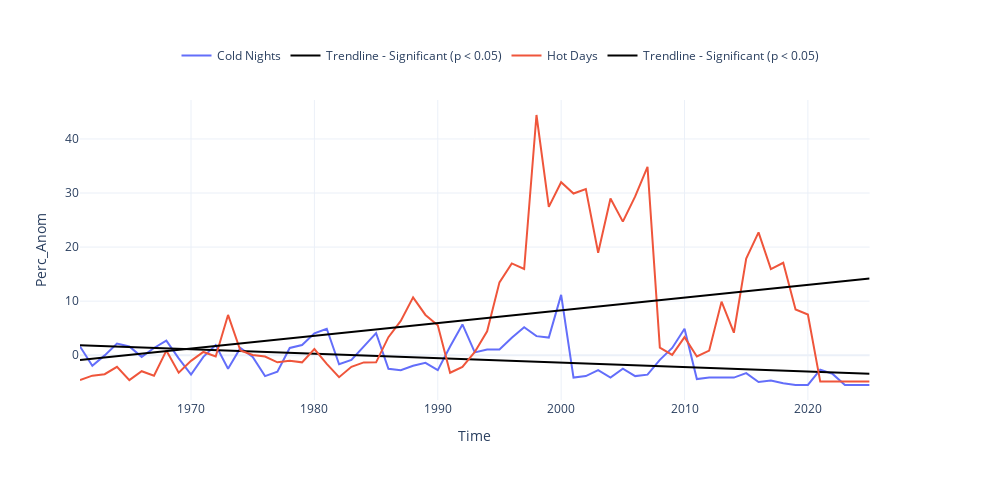

Notebook cell for this chart:
### Code cell
dict_plot = [{'data' : df_cold_anom, 'var' : 'Perc_Anom', 'ax' : 1, 'label' : 'Cold Nights'},
             {'data' : df_hot_anom, 'var' : 'Perc_Anom', 'ax' : 1, 'label' : 'Hot Days'}]
fig = plot_timeseries_interactive(dict_plot, trendline=True, figsize = (25, 12))
